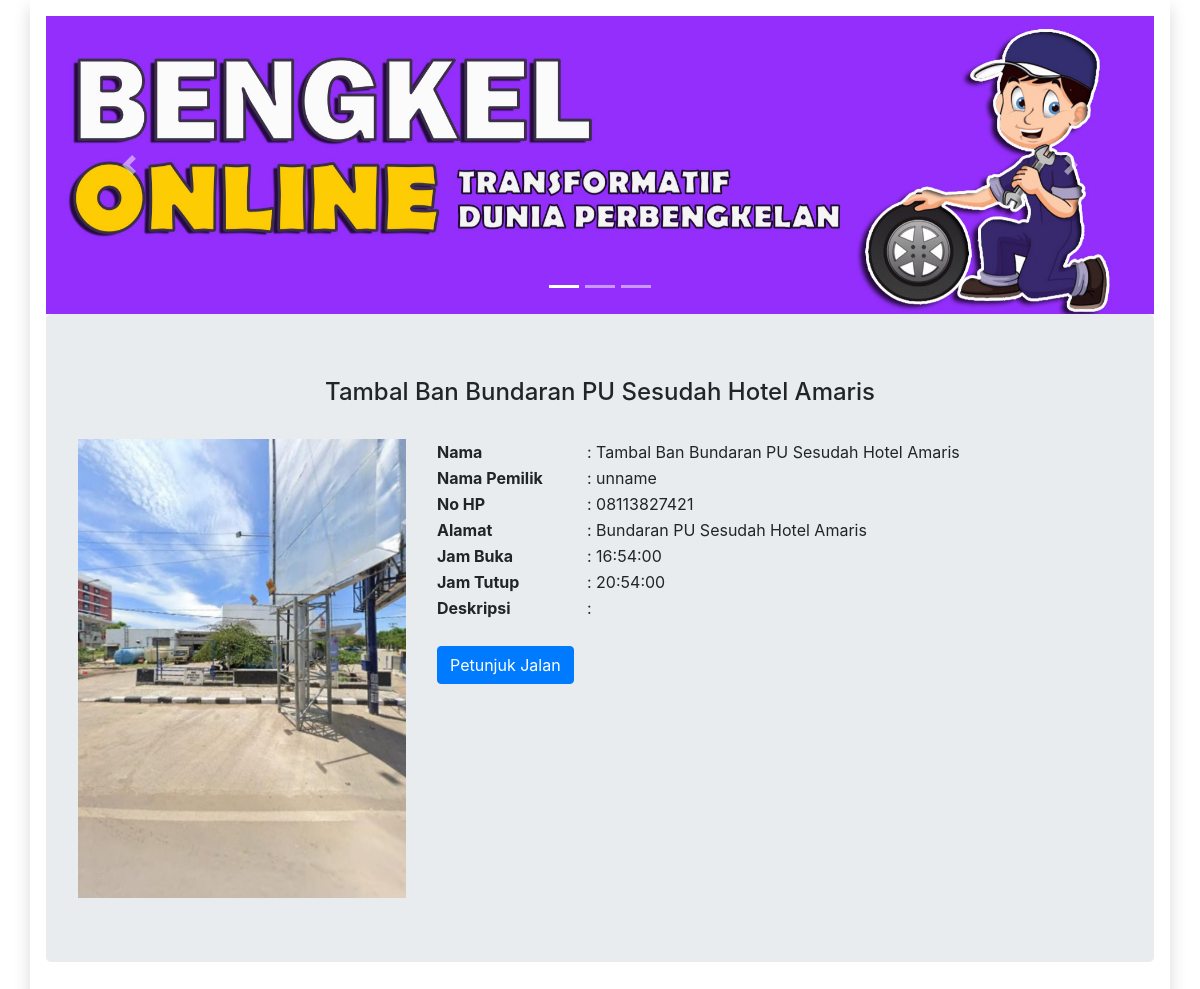
The page /detail_bengkel.php?id=5 on the database its author committed.
### tables this page shows
CREATE TABLE `bengkel` (
  `id_bengkel` int(6) NOT NULL,
  `image` varchar(100) NOT NULL,
  `nama_bengkel` text NOT NULL,
  `nama_pemilik` text NOT NULL,
  `no_hp` varchar(15) NOT NULL,
  `alamat` text NOT NULL,
  `jam_buka` time NOT NULL,
  `jam_tutup` time NOT NULL
);

### detail_bengkel.php (the view, shortened to what this page needs)
<!DOCTYPE html>
<html lang="en">
<head>
   <link rel="stylesheet" href="https://maxcdn.bootstrapcdn.com/bootstrap/4.5.2/css/bootstrap.min.css">
</head>
<body class="color-change-3x">
   <div class="container  shadow p-3 mb-3 bg-white">
      <div id="demo" class="carousel slide" data-ride="carousel">
         <ul class="carousel-indicators">
            <li data-target="#demo" data-slide-to="0" class="active"></li>
            <li data-target="#demo" data-slide-to="1"></li>
            <li data-target="#demo" data-slide-to="2"></li>
         </ul>
         <div class="carousel-inner">
            <div class="carousel-item active">
               <img src="image/01.jpg" width="100%" height="100%" alt="Bengkel">
            </div>
         </div>
         <a class="carousel-control-prev" href="#demo" data-slide="prev">
            <span class="carousel-control-prev-icon"></span>
         </a>
         <a class="carousel-control-next" href="#demo" data-slide="next">
            <span class="carousel-control-next-icon"></span>
         </a>
      </div>
      <?php
      include "superadmin/konektor.php";
      $id_bengkel = $_GET['id'];
      $bengkel = mysqli_fetch_assoc(mysqli_query($konektor, "SELECT * FROM bengkel WHERE id_bengkel = '$id_bengkel'"));
      ?>
      <div class="jumbotron text-center">
         <h4><?= $bengkel['nama_bengkel'] ?></h4>
         <br>
         <div class="row">
            <div class="col-sm-4">
               <img src="superadmin/berkas/<?= $bengkel['image'] ?>" alt="" width="100%">
            </div>
            <div class="col-sm-8">
               <table>
                  <tr>
                     <th width="150px" style="text-align: left">Nama</th>
                     <td style="text-align: left">: <?= $bengkel['nama_bengkel'] ?></td>
                  </tr>
                  <tr>
                     <th width="150px" style="text-align: left">Nama Pemilik</th>
                     <td style="text-align: left">: <?= $bengkel['nama_pemilik'] ?></td>
                  </tr>
                  <tr>
                     <th width="150px" style="text-align: left">No HP</th>
                     <td style="text-align: left">: <?= $bengkel['no_hp'] ?></td>
                  </tr>
                  <tr>
                     <th width="150px" style="text-align: left">Alamat</th>
                     <td style="text-align: left">: <?= $bengkel['alamat'] ?></td>
                  </tr>
                  <tr>
                     <th width="150px" style="text-align: left">Jam Buka</th>
                     <td style="text-align: left">: <?= $bengkel['jam_buka'] ?></td>
                  </tr>
                  <tr>
                     <th width="150px" style="text-align: left">Jam Tutup</th>
                     <td style="text-align: left">: <?= $bengkel['jam_tutup'] ?></td>
                  </tr>
                  <tr>
                     <th width="150px" style="text-align: left">Deskripsi</th>
                     <td style="text-align: left">:
                     </td>
                  </tr>
                  <tr>
                     <?php
                     $lok = mysqli_fetch_assoc(mysqli_query($konektor, "SELECT * FROM lokasi_bengkel, bengkel WHERE bengkel.id_bengkel = lokasi_bengkel.id_bengkel AND lokasi_bengkel.id_bengkel = '" . $bengkel['id_bengkel'] . "'"))
                     ?>
                     <th colspan="2" width="150px" style="text-align: left"> <br> <a href="https://www.google.com/maps/place/<?= $lok['latitude'] ?>,<?= $lok['longitude'] ?>" class="btn btn-primary" style="float: left"> Petunjuk Jalan</a></th>
                  </tr>
               </table>
            </div>
         </div>
      </div>
</body>
</html>

### detail_bengkel.php (style rules this page uses)
.color-change-3x { -webkit-animation: color-change-3x 4s linear infinite alternate both; animation: color-change-3x 4s linear infinite alternate both; }

### rows shown on the page
bengkel: nama_bengkel "Tambal Ban Bundaran PU Sesudah Hotel Amaris", image (picture), nama_pemilik "unname", no_hp "08113827421", alamat "Bundaran PU Sesudah Hotel Amaris", jam_buka "16:54:00", jam_tutup "20:54:00"
